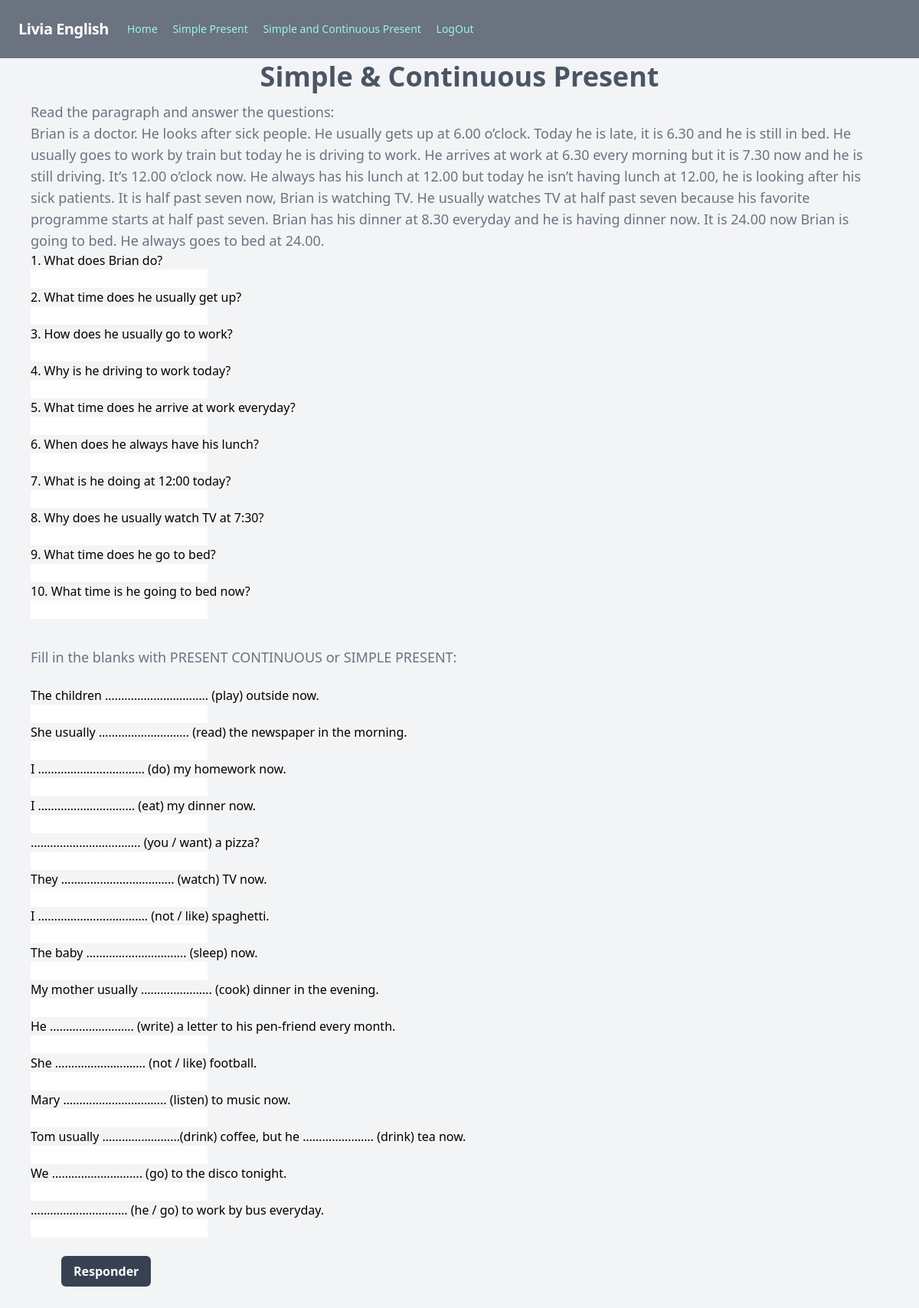
/simplecontinuouspresent/, run on the app's committed database.
### simuladosingles/models.py (models this page shows)
class FillInBlank_by_topic(models.Model):
    assunto=models.CharField(max_length=500)
    pergunta = models.CharField(max_length=5000)
    resposta = models.CharField(max_length=5000)

### simuladosingles/views.py (the view)
# urls.py: path('simplecontinuouspresent/',views.simplecontinuouspresent, name='simplecontinuouspresent'),
def simplecontinuouspresent(request):
    question_list = FillInBlank_by_topic.objects.filter(assunto="simplecontinuouspresent").order_by("id")
    question_list_questao2 = FillInBlank_by_topic.objects.filter(assunto="simplecontinuouspresentquestao2").order_by("id")
    context = {
        "question_list": question_list,
        "question_list_questao2": question_list_questao2,
    }
    return render(request, 'simplecontinuouspresent.html',context)

### templates/simplecontinuouspresent.html (shortened to what this page needs)
{% extends 'home.html' %}
{% block content %}
<div class="text-left py-1 px-10">
    <h1 class="block text-center text-2xl font-bold text-gray-600 sm:text-4xl">Simple & Continuous Present</h1>
    <p class="mt-3 text-lg text-gray-500">Read the paragraph and answer the questions:
        <br/>
        Brian is a doctor. He looks after sick people. He usually gets up at 6.00 o’clock. Today he is
        late, it is 6.30 and he is still in bed. He usually goes to work by train but today he is driving to
        work. He arrives at work at 6.30 every morning but it is 7.30 now and he is still driving.
        It’s 12.00 o’clock now. He always has his lunch at 12.00 but today he isn’t having lunch at
        12.00, he is looking after his sick patients. It is half past seven now, Brian is watching TV. He
        usually watches TV at half past seven because his favorite programme starts at half past seven.
        Brian has his dinner at 8.30 everyday and he is having dinner now.
        It is 24.00 now Brian is going to bed. He always goes to bed at 24.00.</p>
    <p >
    <form action="{% url 'resultsimplecontinuouspresent' %}" method="get" class="form-polls">
    {% for question in question_list %}
        <label for={{question.id}}>{{ question.pergunta }}</label>
        <br/>
        <input type="text"  name='{{question.id}}'   />
        <br/>
      {% endfor %}
      <br/>
      <p class="mt-3 text-lg text-gray-500"> Fill in the blanks with PRESENT CONTINUOUS or SIMPLE PRESENT:</p>
      <br/>
      {% for question in question_list_questao2 %}
      <label for={{question.id}}>{{ question.pergunta }}</label>
      <br/>
      <input type="text"  name='{{question.id}}'   />
      <br/>
      {% endfor %}
      <br/>
      <input class="bg-gray-700 ml-10 mb-10 hover:bg-blue-600 text-white font-semibold rounded-md py-2 px-4 w-50" type="submit" value="Responder" />
    </form>
</p>
</div>
{% endblock %}

### data on the page
FillInBlank_by_topic: pergunta "1. What does Brian do?"
FillInBlank_by_topic: pergunta "2. What time does he usually get up?"
FillInBlank_by_topic: pergunta "3. How does he usually go to work?"
FillInBlank_by_topic: pergunta "4. Why is he driving to work today?"
FillInBlank_by_topic: pergunta "5. What time does he arrive at work everyday?"
FillInBlank_by_topic: pergunta "6. When does he always have his lunch?"
FillInBlank_by_topic: pergunta "7. What is he doing at 12:00 today?"
FillInBlank_by_topic: pergunta "8. Why does he usually watch TV at 7:30?"
FillInBlank_by_topic: pergunta "9. What time does he go to bed?"
FillInBlank_by_topic: pergunta "10. What time is he going to bed now?"
FillInBlank_by_topic: pergunta "The children ………………………….. (play) outside now."
FillInBlank_by_topic: pergunta "She usually ………………………. (read) the newspaper in the morning."
FillInBlank_by_topic: pergunta "I …………………………… (do) my homework now."
FillInBlank_by_topic: pergunta "I ………………………… (eat) my dinner now."
FillInBlank_by_topic: pergunta "……………………………. (you / want) a pizza?"
FillInBlank_by_topic: pergunta "They …………………………….. (watch) TV now."
FillInBlank_by_topic: pergunta "I ……………………………. (not / like) spaghetti."
FillInBlank_by_topic: pergunta "The baby …………………………. (sleep) now."
FillInBlank_by_topic: pergunta "My mother usually …………………. (cook) dinner in the evening."
FillInBlank_by_topic: pergunta "He …………………….. (write) a letter to his pen-friend every month."
FillInBlank_by_topic: pergunta "She ………………………. (not / like) football."
FillInBlank_by_topic: pergunta "Mary ………………………….. (listen) to music now."
FillInBlank_by_topic: pergunta "Tom usually ……………………(drink) coffee, but he …………………. (drink) tea now."
FillInBlank_by_topic: pergunta "We ………………………. (go) to the disco tonight."
FillInBlank_by_topic: pergunta "………………………… (he / go) to work by bus everyday."
